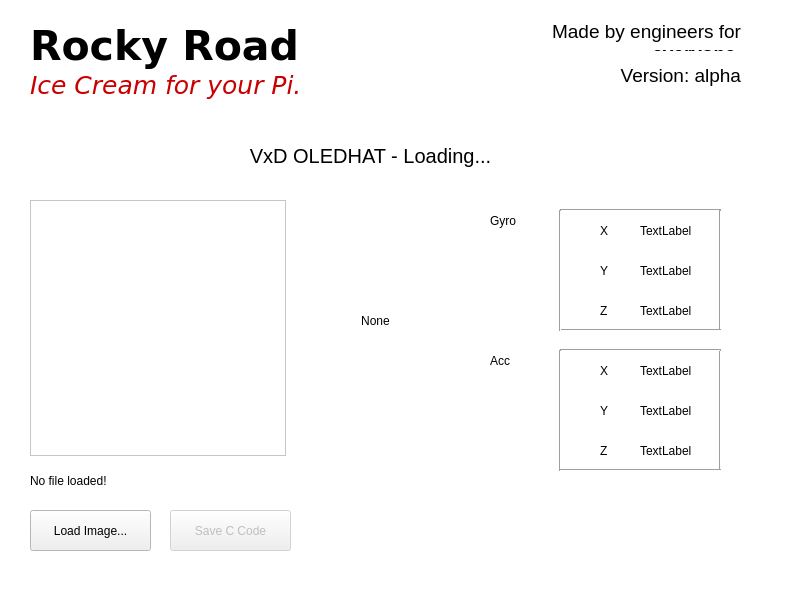
<?xml version="1.0" encoding="UTF-8"?>
<ui version="4.0">
 <class>MainWindow</class>
 <widget class="QMainWindow" name="MainWindow">
  <property name="windowModality">
   <enum>Qt::ApplicationModal</enum>
  </property>
  <property name="geometry">
   <rect>
    <x>0</x>
    <y>0</y>
    <width>800</width>
    <height>600</height>
   </rect>
  </property>
  <property name="minimumSize">
   <size>
    <width>800</width>
    <height>600</height>
   </size>
  </property>
  <property name="maximumSize">
   <size>
    <width>800</width>
    <height>600</height>
   </size>
  </property>
  <property name="baseSize">
   <size>
    <width>750</width>
    <height>650</height>
   </size>
  </property>
  <property name="palette">
   <palette>
    <active>
     <colorrole role="Base">
      <brush brushstyle="SolidPattern">
       <color alpha="255">
        <red>255</red>
        <green>255</green>
        <blue>255</blue>
       </color>
      </brush>
     </colorrole>
     <colorrole role="Window">
      <brush brushstyle="SolidPattern">
       <color alpha="255">
        <red>255</red>
        <green>255</green>
        <blue>255</blue>
       </color>
      </brush>
     </colorrole>
    </active>
    <inactive>
     <colorrole role="Base">
      <brush brushstyle="SolidPattern">
       <color alpha="255">
        <red>255</red>
        <green>255</green>
        <blue>255</blue>
       </color>
      </brush>
     </colorrole>
     <colorrole role="Window">
      <brush brushstyle="SolidPattern">
       <color alpha="255">
        <red>255</red>
        <green>255</green>
        <blue>255</blue>
       </color>
      </brush>
     </colorrole>
    </inactive>
    <disabled>
     <colorrole role="Base">
      <brush brushstyle="SolidPattern">
       <color alpha="255">
        <red>255</red>
        <green>255</green>
        <blue>255</blue>
       </color>
      </brush>
     </colorrole>
     <colorrole role="Window">
      <brush brushstyle="SolidPattern">
       <color alpha="255">
        <red>255</red>
        <green>255</green>
        <blue>255</blue>
       </color>
      </brush>
     </colorrole>
    </disabled>
   </palette>
  </property>
  <property name="windowTitle">
   <string>Visionox | VxD - Ice Cream</string>
  </property>
  <property name="windowOpacity">
   <double>0.750000000000000</double>
  </property>
  <widget class="QWidget" name="centralWidget">
   <widget class="QPushButton" name="pushButton_LoadImage">
    <property name="enabled">
     <bool>true</bool>
    </property>
    <property name="geometry">
     <rect>
      <x>30</x>
      <y>510</y>
      <width>121</width>
      <height>41</height>
     </rect>
    </property>
    <property name="text">
     <string>Load Image...</string>
    </property>
   </widget>
   <widget class="QLabel" name="label_Filename">
    <property name="geometry">
     <rect>
      <x>30</x>
      <y>470</y>
      <width>251</width>
      <height>21</height>
     </rect>
    </property>
    <property name="text">
     <string>No file loaded!</string>
    </property>
    <property name="scaledContents">
     <bool>false</bool>
    </property>
   </widget>
   <widget class="QGraphicsView" name="graphicsView_OLEDImage">
    <property name="geometry">
     <rect>
      <x>30</x>
      <y>200</y>
      <width>256</width>
      <height>256</height>
     </rect>
    </property>
    <property name="backgroundBrush">
     <brush brushstyle="NoBrush">
      <color alpha="255">
       <red>0</red>
       <green>0</green>
       <blue>0</blue>
      </color>
     </brush>
    </property>
   </widget>
   <widget class="QLabel" name="label_Status">
    <property name="geometry">
     <rect>
      <x>40</x>
      <y>140</y>
      <width>661</width>
      <height>31</height>
     </rect>
    </property>
    <property name="font">
     <font>
      <pointsize>15</pointsize>
     </font>
    </property>
    <property name="text">
     <string>VxD OLEDHAT - Loading...</string>
    </property>
    <property name="alignment">
     <set>Qt::AlignCenter</set>
    </property>
   </widget>
   <widget class="QTextBrowser" name="textBrowser_CHeaderOutput">
    <property name="enabled">
     <bool>true</bool>
    </property>
    <property name="geometry">
     <rect>
      <x>30</x>
      <y>200</y>
      <width>41</width>
      <height>31</height>
     </rect>
    </property>
    <property name="font">
     <font>
      <pointsize>9</pointsize>
     </font>
    </property>
    <property name="lineWrapMode">
     <enum>QTextEdit::NoWrap</enum>
    </property>
   </widget>
   <widget class="QPushButton" name="pushButton_SaveAsCCode">
    <property name="enabled">
     <bool>false</bool>
    </property>
    <property name="geometry">
     <rect>
      <x>170</x>
      <y>510</y>
      <width>121</width>
      <height>41</height>
     </rect>
    </property>
    <property name="text">
     <string>Save C Code</string>
    </property>
   </widget>
   <widget class="QLabel" name="label_JoyStick">
    <property name="geometry">
     <rect>
      <x>320</x>
      <y>310</y>
      <width>111</width>
      <height>21</height>
     </rect>
    </property>
    <property name="text">
     <string>None</string>
    </property>
    <property name="scaledContents">
     <bool>false</bool>
    </property>
    <property name="alignment">
     <set>Qt::AlignCenter</set>
    </property>
   </widget>
   <widget class="QLabel" name="label">
    <property name="geometry">
     <rect>
      <x>30</x>
      <y>20</y>
      <width>271</width>
      <height>51</height>
     </rect>
    </property>
    <property name="font">
     <font>
      <family>Verdana</family>
      <pointsize>31</pointsize>
      <weight>75</weight>
      <bold>true</bold>
     </font>
    </property>
    <property name="text">
     <string>Rocky Road</string>
    </property>
   </widget>
   <widget class="QLabel" name="label_2">
    <property name="geometry">
     <rect>
      <x>30</x>
      <y>60</y>
      <width>271</width>
      <height>51</height>
     </rect>
    </property>
    <property name="font">
     <font>
      <family>DejaVu Sans</family>
      <pointsize>19</pointsize>
      <weight>50</weight>
      <italic>true</italic>
      <bold>false</bold>
     </font>
    </property>
    <property name="text">
     <string>&lt;html&gt;&lt;head/&gt;&lt;body&gt;&lt;p&gt;&lt;span style=&quot; color:#c80000;&quot;&gt;Ice Cream for your Pi.&lt;/span&gt;&lt;/p&gt;&lt;/body&gt;&lt;/html&gt;</string>
    </property>
   </widget>
   <widget class="QLabel" name="label_3">
    <property name="geometry">
     <rect>
      <x>460</x>
      <y>20</y>
      <width>281</width>
      <height>31</height>
     </rect>
    </property>
    <property name="text">
     <string>&lt;html&gt;&lt;head/&gt;&lt;body&gt;&lt;p align=&quot;right&quot;&gt;&lt;span style=&quot; font-size:14pt;&quot;&gt;Made by engineers for &lt;/span&gt;&lt;span style=&quot; font-size:14pt; font-weight:600; text-decoration: underline;&quot;&gt;everyone&lt;/span&gt;&lt;span style=&quot; font-size:14pt;&quot;&gt;.&lt;/span&gt;&lt;/p&gt;&lt;/body&gt;&lt;/html&gt;</string>
    </property>
    <property name="wordWrap">
     <bool>true</bool>
    </property>
   </widget>
   <widget class="QLabel" name="label_gyrY">
    <property name="geometry">
     <rect>
      <x>640</x>
      <y>260</y>
      <width>68</width>
      <height>21</height>
     </rect>
    </property>
    <property name="text">
     <string>TextLabel</string>
    </property>
   </widget>
   <widget class="QLabel" name="label_gyrX">
    <property name="geometry">
     <rect>
      <x>640</x>
      <y>220</y>
      <width>68</width>
      <height>21</height>
     </rect>
    </property>
    <property name="text">
     <string>TextLabel</string>
    </property>
   </widget>
   <widget class="QLabel" name="label_gyrZ">
    <property name="geometry">
     <rect>
      <x>640</x>
      <y>300</y>
      <width>68</width>
      <height>21</height>
     </rect>
    </property>
    <property name="text">
     <string>TextLabel</string>
    </property>
   </widget>
   <widget class="QLabel" name="label_accY">
    <property name="geometry">
     <rect>
      <x>640</x>
      <y>400</y>
      <width>68</width>
      <height>21</height>
     </rect>
    </property>
    <property name="text">
     <string>TextLabel</string>
    </property>
   </widget>
   <widget class="QLabel" name="label_accX">
    <property name="geometry">
     <rect>
      <x>640</x>
      <y>360</y>
      <width>68</width>
      <height>21</height>
     </rect>
    </property>
    <property name="text">
     <string>TextLabel</string>
    </property>
   </widget>
   <widget class="QLabel" name="label_accZ">
    <property name="geometry">
     <rect>
      <x>640</x>
      <y>440</y>
      <width>68</width>
      <height>21</height>
     </rect>
    </property>
    <property name="text">
     <string>TextLabel</string>
    </property>
   </widget>
   <widget class="QLabel" name="label_4">
    <property name="geometry">
     <rect>
      <x>600</x>
      <y>220</y>
      <width>31</width>
      <height>21</height>
     </rect>
    </property>
    <property name="text">
     <string>X</string>
    </property>
   </widget>
   <widget class="QLabel" name="label_5">
    <property name="geometry">
     <rect>
      <x>600</x>
      <y>260</y>
      <width>31</width>
      <height>21</height>
     </rect>
    </property>
    <property name="text">
     <string>Y</string>
    </property>
   </widget>
   <widget class="QLabel" name="label_6">
    <property name="geometry">
     <rect>
      <x>600</x>
      <y>300</y>
      <width>31</width>
      <height>21</height>
     </rect>
    </property>
    <property name="text">
     <string>Z</string>
    </property>
   </widget>
   <widget class="QLabel" name="label_7">
    <property name="geometry">
     <rect>
      <x>600</x>
      <y>360</y>
      <width>31</width>
      <height>21</height>
     </rect>
    </property>
    <property name="text">
     <string>X</string>
    </property>
   </widget>
   <widget class="QLabel" name="label_8">
    <property name="geometry">
     <rect>
      <x>600</x>
      <y>400</y>
      <width>31</width>
      <height>21</height>
     </rect>
    </property>
    <property name="text">
     <string>Y</string>
    </property>
   </widget>
   <widget class="QLabel" name="label_9">
    <property name="geometry">
     <rect>
      <x>600</x>
      <y>440</y>
      <width>31</width>
      <height>21</height>
     </rect>
    </property>
    <property name="text">
     <string>Z</string>
    </property>
   </widget>
   <widget class="Line" name="line">
    <property name="geometry">
     <rect>
      <x>560</x>
      <y>200</y>
      <width>161</width>
      <height>20</height>
     </rect>
    </property>
    <property name="orientation">
     <enum>Qt::Horizontal</enum>
    </property>
   </widget>
   <widget class="Line" name="line_2">
    <property name="geometry">
     <rect>
      <x>710</x>
      <y>210</y>
      <width>20</width>
      <height>121</height>
     </rect>
    </property>
    <property name="orientation">
     <enum>Qt::Vertical</enum>
    </property>
   </widget>
   <widget class="Line" name="line_3">
    <property name="geometry">
     <rect>
      <x>560</x>
      <y>320</y>
      <width>161</width>
      <height>20</height>
     </rect>
    </property>
    <property name="orientation">
     <enum>Qt::Horizontal</enum>
    </property>
   </widget>
   <widget class="Line" name="line_4">
    <property name="geometry">
     <rect>
      <x>550</x>
      <y>210</y>
      <width>20</width>
      <height>121</height>
     </rect>
    </property>
    <property name="orientation">
     <enum>Qt::Vertical</enum>
    </property>
   </widget>
   <widget class="Line" name="line_5">
    <property name="geometry">
     <rect>
      <x>710</x>
      <y>350</y>
      <width>20</width>
      <height>121</height>
     </rect>
    </property>
    <property name="orientation">
     <enum>Qt::Vertical</enum>
    </property>
   </widget>
   <widget class="Line" name="line_6">
    <property name="geometry">
     <rect>
      <x>560</x>
      <y>340</y>
      <width>161</width>
      <height>20</height>
     </rect>
    </property>
    <property name="orientation">
     <enum>Qt::Horizontal</enum>
    </property>
   </widget>
   <widget class="Line" name="line_7">
    <property name="geometry">
     <rect>
      <x>550</x>
      <y>350</y>
      <width>20</width>
      <height>121</height>
     </rect>
    </property>
    <property name="orientation">
     <enum>Qt::Vertical</enum>
    </property>
   </widget>
   <widget class="Line" name="line_8">
    <property name="geometry">
     <rect>
      <x>560</x>
      <y>460</y>
      <width>161</width>
      <height>20</height>
     </rect>
    </property>
    <property name="orientation">
     <enum>Qt::Horizontal</enum>
    </property>
   </widget>
   <widget class="QLabel" name="label_10">
    <property name="geometry">
     <rect>
      <x>490</x>
      <y>210</y>
      <width>68</width>
      <height>21</height>
     </rect>
    </property>
    <property name="text">
     <string>Gyro</string>
    </property>
   </widget>
   <widget class="QLabel" name="label_11">
    <property name="geometry">
     <rect>
      <x>490</x>
      <y>350</y>
      <width>68</width>
      <height>21</height>
     </rect>
    </property>
    <property name="text">
     <string>Acc</string>
    </property>
   </widget>
   <widget class="QLabel" name="label_12">
    <property name="geometry">
     <rect>
      <x>460</x>
      <y>60</y>
      <width>281</width>
      <height>31</height>
     </rect>
    </property>
    <property name="text">
     <string>&lt;html&gt;&lt;head/&gt;&lt;body&gt;&lt;p align=&quot;right&quot;&gt;&lt;span style=&quot; font-size:14pt;&quot;&gt;Version: alpha&lt;/span&gt;&lt;/p&gt;&lt;/body&gt;&lt;/html&gt;</string>
    </property>
    <property name="wordWrap">
     <bool>true</bool>
    </property>
   </widget>
   <zorder>pushButton_LoadImage</zorder>
   <zorder>label_Filename</zorder>
   <zorder>label_Status</zorder>
   <zorder>textBrowser_CHeaderOutput</zorder>
   <zorder>pushButton_SaveAsCCode</zorder>
   <zorder>label_JoyStick</zorder>
   <zorder>graphicsView_OLEDImage</zorder>
   <zorder>label</zorder>
   <zorder>label_2</zorder>
   <zorder>label_3</zorder>
   <zorder>label_gyrY</zorder>
   <zorder>label_gyrX</zorder>
   <zorder>label_gyrZ</zorder>
   <zorder>label_accY</zorder>
   <zorder>label_accX</zorder>
   <zorder>label_accZ</zorder>
   <zorder>label_4</zorder>
   <zorder>label_5</zorder>
   <zorder>label_6</zorder>
   <zorder>label_7</zorder>
   <zorder>label_8</zorder>
   <zorder>label_9</zorder>
   <zorder>line</zorder>
   <zorder>line_2</zorder>
   <zorder>line_3</zorder>
   <zorder>line_4</zorder>
   <zorder>line_5</zorder>
   <zorder>line_6</zorder>
   <zorder>line_7</zorder>
   <zorder>line_8</zorder>
   <zorder>label_10</zorder>
   <zorder>label_11</zorder>
   <zorder>label_12</zorder>
  </widget>
 </widget>
 <layoutdefault spacing="6" margin="11"/>
 <resources/>
 <connections/>
 <designerdata>
  <property name="gridDeltaX">
   <number>10</number>
  </property>
  <property name="gridDeltaY">
   <number>10</number>
  </property>
  <property name="gridSnapX">
   <bool>true</bool>
  </property>
  <property name="gridSnapY">
   <bool>true</bool>
  </property>
  <property name="gridVisible">
   <bool>true</bool>
  </property>
 </designerdata>
</ui>
